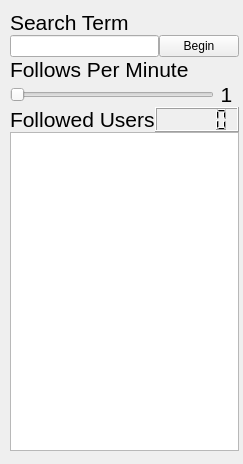
<?xml version="1.0" encoding="UTF-8"?>
<ui version="4.0">
 <class>MainWindow</class>
 <widget class="QMainWindow" name="MainWindow">
  <property name="geometry">
   <rect>
    <x>0</x>
    <y>0</y>
    <width>243</width>
    <height>464</height>
   </rect>
  </property>
  <property name="sizePolicy">
   <sizepolicy hsizetype="Fixed" vsizetype="Fixed">
    <horstretch>0</horstretch>
    <verstretch>0</verstretch>
   </sizepolicy>
  </property>
  <property name="minimumSize">
   <size>
    <width>243</width>
    <height>464</height>
   </size>
  </property>
  <property name="maximumSize">
   <size>
    <width>243</width>
    <height>464</height>
   </size>
  </property>
  <property name="windowTitle">
   <string>PoshBot</string>
  </property>
  <property name="autoFillBackground">
   <bool>false</bool>
  </property>
  <widget class="QWidget" name="centralwidget">
   <property name="enabled">
    <bool>true</bool>
   </property>
   <property name="sizePolicy">
    <sizepolicy hsizetype="Fixed" vsizetype="Fixed">
     <horstretch>0</horstretch>
     <verstretch>0</verstretch>
    </sizepolicy>
   </property>
   <property name="minimumSize">
    <size>
     <width>243</width>
     <height>464</height>
    </size>
   </property>
   <property name="maximumSize">
    <size>
     <width>243</width>
     <height>464</height>
    </size>
   </property>
   <widget class="QWidget" name="verticalLayoutWidget">
    <property name="geometry">
     <rect>
      <x>10</x>
      <y>10</y>
      <width>229</width>
      <height>441</height>
     </rect>
    </property>
    <layout class="QVBoxLayout" name="vlayout_all" stretch="0,0,0,0,0,6">
     <property name="spacing">
      <number>0</number>
     </property>
     <item>
      <widget class="QLabel" name="label_searchterm">
       <property name="font">
        <font>
         <pointsize>16</pointsize>
        </font>
       </property>
       <property name="text">
        <string>Search Term</string>
       </property>
      </widget>
     </item>
     <item>
      <layout class="QHBoxLayout" name="hlayout_1">
       <item>
        <widget class="QLineEdit" name="lineEdit_searchterm"/>
       </item>
       <item>
        <widget class="QPushButton" name="pushButton_startstop">
         <property name="text">
          <string>Begin</string>
         </property>
        </widget>
       </item>
      </layout>
     </item>
     <item>
      <widget class="QLabel" name="label_followpermin">
       <property name="font">
        <font>
         <pointsize>16</pointsize>
        </font>
       </property>
       <property name="text">
        <string>Follows Per Minute</string>
       </property>
      </widget>
     </item>
     <item>
      <layout class="QHBoxLayout" name="hlayout3">
       <property name="sizeConstraint">
        <enum>QLayout::SetDefaultConstraint</enum>
       </property>
       <item>
        <widget class="QSlider" name="horizontalSlider_speed">
         <property name="minimum">
          <number>1</number>
         </property>
         <property name="maximum">
          <number>10</number>
         </property>
         <property name="pageStep">
          <number>1</number>
         </property>
         <property name="orientation">
          <enum>Qt::Horizontal</enum>
         </property>
         <property name="invertedAppearance">
          <bool>false</bool>
         </property>
         <property name="invertedControls">
          <bool>false</bool>
         </property>
         <property name="tickInterval">
          <number>1</number>
         </property>
        </widget>
       </item>
       <item>
        <widget class="QLabel" name="label_speed">
         <property name="minimumSize">
          <size>
           <width>25</width>
           <height>0</height>
          </size>
         </property>
         <property name="font">
          <font>
           <pointsize>16</pointsize>
           <bold>false</bold>
          </font>
         </property>
         <property name="text">
          <string>1</string>
         </property>
         <property name="alignment">
          <set>Qt::AlignCenter</set>
         </property>
        </widget>
       </item>
      </layout>
     </item>
     <item>
      <layout class="QHBoxLayout" name="hlayout_2">
       <item>
        <widget class="QLabel" name="label_followedusers">
         <property name="font">
          <font>
           <pointsize>16</pointsize>
          </font>
         </property>
         <property name="text">
          <string>Followed Users</string>
         </property>
        </widget>
       </item>
       <item>
        <widget class="QLCDNumber" name="lcdNumber_followed"/>
       </item>
      </layout>
     </item>
     <item>
      <widget class="QListView" name="listView_followed"/>
     </item>
    </layout>
   </widget>
  </widget>
 </widget>
 <resources/>
 <connections/>
</ui>
